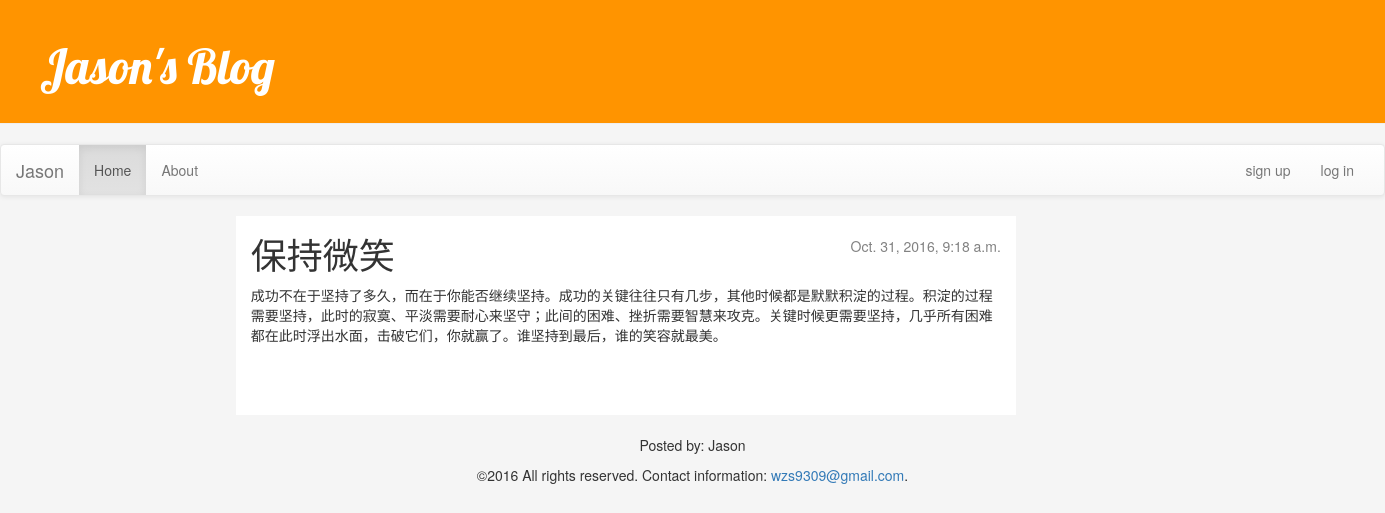
The page /post/13/ on the database its author committed.
### blog/models.py (models this page shows, shortened)
class Post(models.Model):
    author = models.ForeignKey('auth.User')
    title = models.CharField(max_length=200)
    text = models.TextField()
    created_date = models.DateTimeField(
            default=timezone.now)
    published_date = models.DateTimeField(
            blank=True, null=True)

### blog/views.py (the view)
# urls.py: url(r'^post/(?P<pk>[0-9]+)/$', views.post_detail, name='post_detail'),
def post_detail(request, pk):
    post = get_object_or_404(Post, pk=pk)
    return render(request, 'blog/post_detail.html', {'post': post})

### blog/templates/blog/post_detail.html (shortened to what this page needs)
{% extends 'blog/base.html' %}
{% block content %}
    <div class="post">
        {% if post.published_date %}
            <div class="date">
                {{ post.published_date }}
            </div>
        {% endif %}
        <h1>{{ post.title }}</h1>
        <p>{{ post.text|linebreaksbr }}</p>
        </div>
{% endblock %}

### blog/static/css/blog.css (style rules this page uses)
h1, h2, h3, h4 { font-family: 'Lobster', cursive; }
.date { float: right; color: #828282; }
.post { margin-bottom: 70px; }

### rows shown on the page
Post: published_date "Oct. 31, 2016, 9:18 a.m.", title "保持微笑", text "成功不在于坚持了多久，而在于你能否继续坚持。成功的关键往往只有几步，其他时候都是默默积淀的过程。积淀的过程需要坚持，此时的寂寞、平淡需要耐心来坚守；此间的困难、挫折需要智慧来攻克。关键时候更需要坚持，几乎所有困难都在此时浮出水面，击破它们，你就赢了。谁坚持到最后，谁的笑容就最美。"
